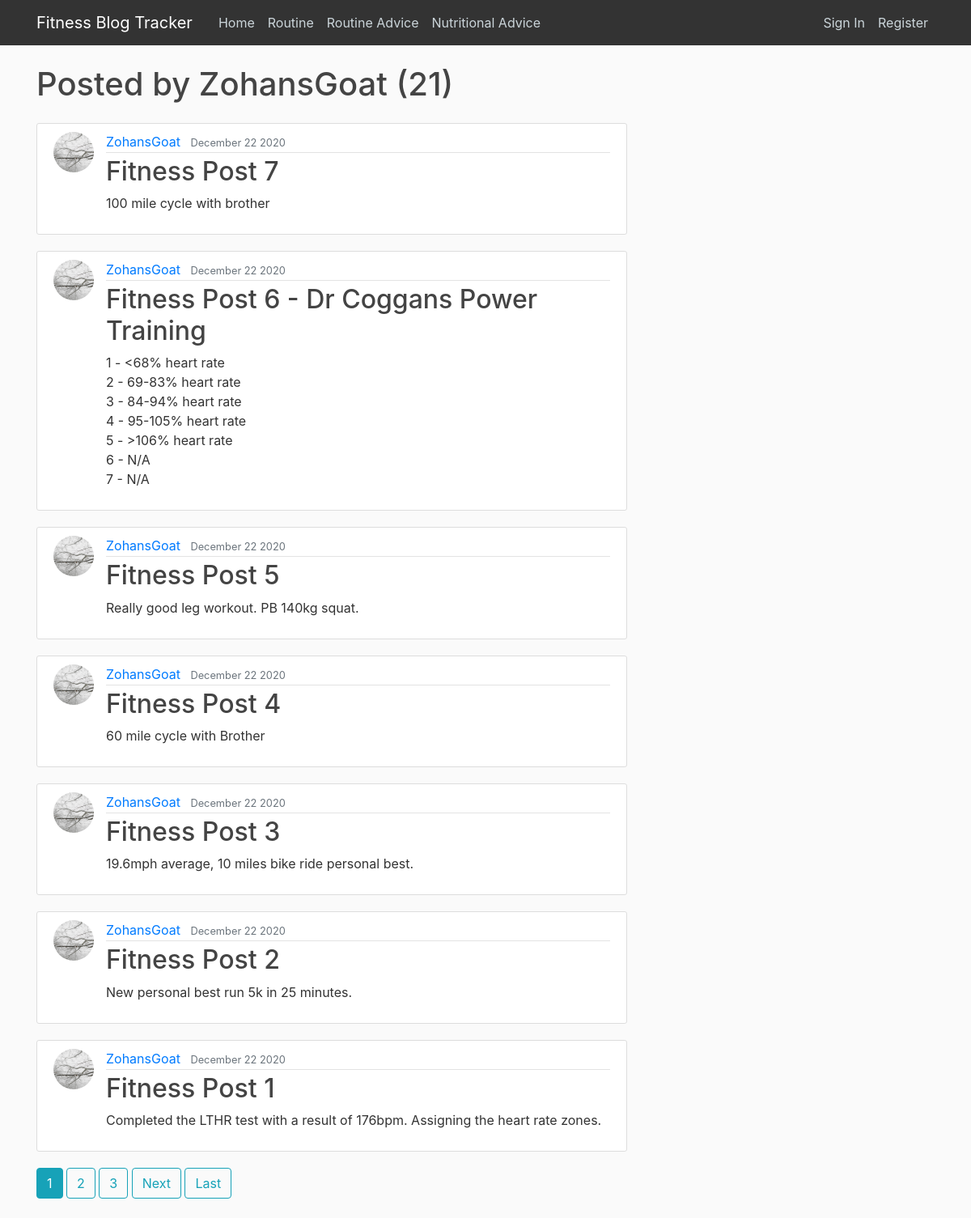
/user/ZohansGoat, run on the app's committed database.
### FitnessBlog/models.py (models this page shows, shortened)
class Post(models.Model):
    post_title = models.CharField(max_length=50)
    post_content = models.TextField()
    post_date = models.DateTimeField(default=timezone.now)
    post_author = models.ForeignKey(User, on_delete=models.CASCADE)
    likes = models.ManyToManyField(User, related_name='blog_posts')  # Represents the like of the specific post

### users/models.py (models this page shows, shortened)
class Profile(models.Model):
    user = models.OneToOneField(User, on_delete=models.CASCADE)
    image = models.ImageField(default='default.jpg', upload_to='profile_pictures')

### FitnessBlog/views.py (the view)
# urls.py: path('user/<str:username>', UserPostListView.as_view(), name='individual_posts'),
class UserPostListView(ListView):
    model = Post
    template_name = 'FitnessBlog/individual_posts.html'
    context_object_name = 'posts_info'
    paginate_by = 7  # Amount of posts per page
    def get_queryset(self):
        user = get_object_or_404(User, username=self.kwargs.get('username'))  # get username, kwargs = query parameters
        return Post.objects.filter(post_author=user).order_by('-post_date')

### FitnessBlog/templates/FitnessBlog/individual_posts.html (shortened to what this page needs)
{% extends "FitnessBlog/base.html" %}
{% block content %}
    <h1 class="mb-4"> Posted by {{ view.kwargs.username }} ({{ page_obj.paginator.count }})</h1>
    {% for post_display in posts_info %}
        <article class="media post-segment">
        <img class="rounded-circle post-image" src="{{ post_display.post_author.profile.image.url }}">
          <div class="media-body">
            <div class="post-info">
              <a class="mr-2" href="{% url 'individual_posts' post_display.post_author.username %}">{{ post_display.post_author }}</a>
              <small class="text-muted">{{ post_display.post_date|date:"F d Y" }}</small>
            </div>
            <h2><a class="post-title" href="{% url 'post-detail' post_display.id %}">{{ post_display.post_title}}</a></h2>
            <p class="post-content">{{ post_display.post_content }}</p>
          </div>
        </article>
    {% endfor %}
    {% if is_paginated %}
        {% for pages in page_obj.paginator.page_range %}
            {% if page_obj.number == pages %}
                <a class="btn btn-info mb-4" href="?page={{ pages }}">{{ pages }}</a>
            {% elif pages > page_obj.number|add:'-3' and pages < page_obj.number|add:'3' %}
                <a class="btn btn-outline-info mb-4" href="?page={{ pages }}">{{ pages }}</a>
            {% endif %}
        {% endfor %}
        {% if page_obj.has_next %}
            <a class="btn btn-outline-info mb-4" href="?page={{ page_obj.next_page_number }}">Next</a>
            <a class="btn btn-outline-info mb-4" href="?page={{ page_obj.paginator.num_pages }}">Last</a>
        {% endif %}
    {% endif %}
{% endblock content %}

### FitnessBlog/static/FitnessBlog/main.css (style rules this page uses)
body { background: #fafafa; color: #333333; margin-top: 5rem; }
h1, h2 { color: #444444; }
.post-segment { background: white; padding: 10px 20px; border: 1px solid #dddddd; border-radius: 3px; margin-bottom: 20px; }
.post-title { color: #444444; }
.post-content { white-space: pre-line; }
.post-image { height: 50px; width: 50px; margin-right: 15px; }
.post-info { padding-bottom: 1px; margin-bottom: 4px; border-bottom: 1px solid #e3e3e3 }

### data on the page
Post: post_author.profile.image (placeholder picture), post_author "ZohansGoat", post_date "December 22 2020", post_title "Fitness Post 7", post_content "100 mile cycle with brother"
Post: post_author.profile.image (placeholder picture), post_author "ZohansGoat", post_date "December 22 2020", post_title "Fitness Post 6 - Dr Coggans Power Training", post_content "1 - <68% heart rate 2 - 69-83% heart rate 3 - 84-94% heart rate 4 - 95-105% heart rate 5 - >106% heart rate 6 - N/A 7 - N/A"
Post: post_author.profile.image (placeholder picture), post_author "ZohansGoat", post_date "December 22 2020", post_title "Fitness Post 5", post_content "Really good leg workout. PB 140kg squat."
Post: post_author.profile.image (placeholder picture), post_author "ZohansGoat", post_date "December 22 2020", post_title "Fitness Post 4", post_content "60 mile cycle with Brother"
Post: post_author.profile.image (placeholder picture), post_author "ZohansGoat", post_date "December 22 2020", post_title "Fitness Post 3", post_content "19.6mph average, 10 miles bike ride personal best."
Post: post_author.profile.image (placeholder picture), post_author "ZohansGoat", post_date "December 22 2020", post_title "Fitness Post 2", post_content "New personal best run 5k in 25 minutes."
Post: post_author.profile.image (placeholder picture), post_author "ZohansGoat", post_date "December 22 2020", post_title "Fitness Post 1", post_content "Completed the LTHR test with a result of 176bpm. Assigning the heart rate zones."

### other printed values
{{ view.kwargs.username }} "ZohansGoat"
{{ page_obj.paginator.count }} "21"
{{ pages }} "1"
{{ pages }} "2" "3"
